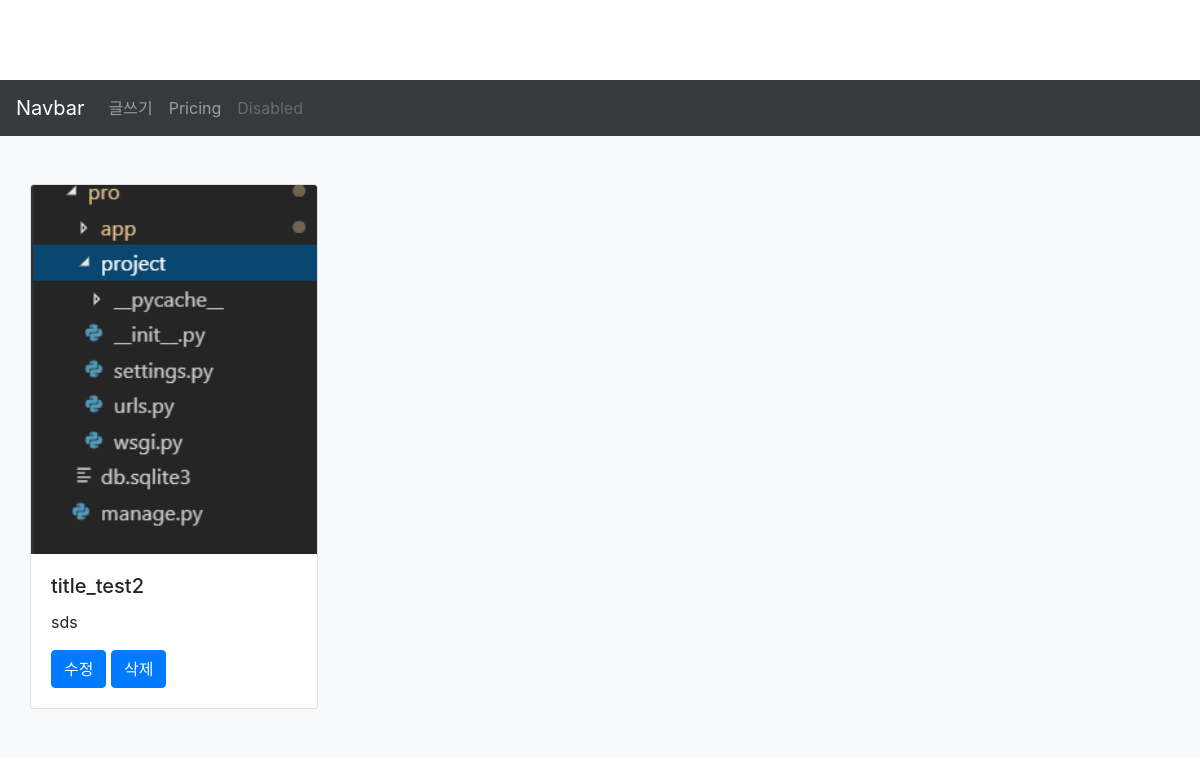
/, run on an earlier commit of the app's database.
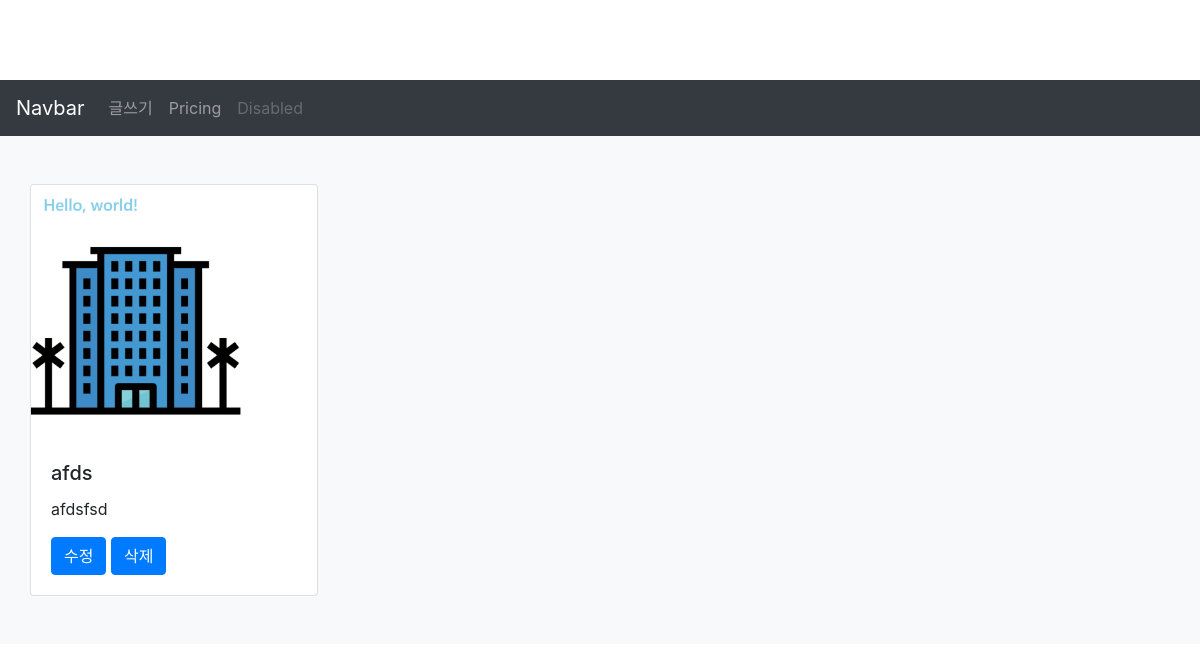
And on a later commit of the database.
### media_app/models.py (models this page shows, shortened)
class Media(models.Model):
    title = models.CharField(max_length=255)
    image = models.ImageField(upload_to='images/')
    description = models.CharField(max_length=500)

### media_app/views.py (the view)
# urls.py: path('',media_app.views.index,name="index"),
def index(request):
    medias = Media.objects
    return render(request, 'media_app/index.html', {'medias': medias})

### media_app/templates/media_app/index.html
{%extends 'media_app/home.html'%}
{% load staticfiles %}
{% block content %}
    <div class="album py-5 bg-light">
        <div class="container">
            <div class="row">
                {% for media in medias.all %}
                    <div class="card" style="width: 18rem;">
                        <img class="card-img-top" src="{{ media.image.url }}" alt="Card image cap">
                        <div class="card-body">
                            <h5 class="card-title">{{ media.title }}</h5>
                            <p class="card-text">{{ media.description }}</p>
                            <a href="{%url 'media_app:edit' pk=media.pk %}" class="btn btn-primary">수정</a>
                            <a href="{%url 'media_app:remove' pk=media.pk %}" class="btn btn-primary">삭제</a>
                        </div>
                    </div>
                {% endfor %}
            </div>
        </div>
    </div>
{% endblock %}

### media_app/templates/media_app/home.html (shortened to what this page needs)
{% load staticfiles %}
<!doctype html>
<html lang="en">
    <head>
        <link
            rel="stylesheet"
            href="https://maxcdn.bootstrapcdn.com/bootstrap/4.0.0/css/bootstrap.min.css"
>
        <link rel="stylesheet" href="{% static 'media_app/css/index.css' %}">
    </head>
    <nav class="navbar navbar-expand-lg navbar navbar-dark bg-dark">
        <a class="navbar-brand" href="#">Navbar</a>
        <div class="collapse navbar-collapse" id="navbarNav">
            <ul class="navbar-nav">
                <li class="nav-item">
                    <a class="nav-item nav-link" href="{% url 'media_app:mediaform' %}">글쓰기</a>
                </li>
                <li class="nav-item">
                    <a class="nav-link" href="#">Pricing</a>
                </li>
                <li class="nav-item">
                    <a class="nav-link disabled" href="#">Disabled</a>
                </li>
            </ul>
        </div>
    </nav>
    <body>
{% block content %}{% endblock %}
    </body>
</html>

### media_app/static/css/index.css (style rules this page uses)
nav { margin-top:5rem; }

What changed in the data, as far as the page shows it:
removed Media: image (picture), title "title_test2", description "sds"
added Media: image (picture), title "afds", description "afdsfsd"
